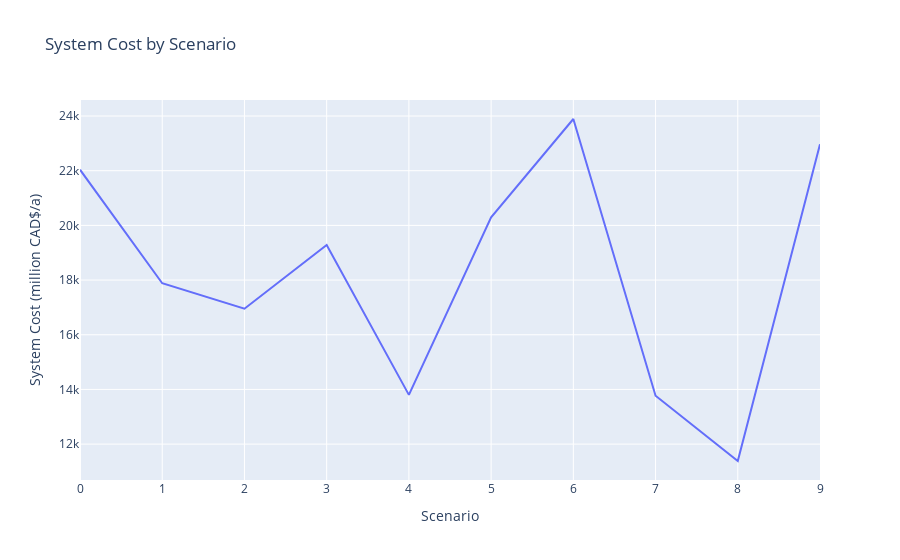

Notebook code cell kept with this figure:
### Markdown cell above
Here we are plotting the total system cost per optimiztion run. This gives us an idea of how the total cost fluctuates between runs.

### Code cell
fig = px.line(out.sum(), title="System Cost by Scenario").update_layout(yaxis_title="System Cost (million CAD$/a)",xaxis_title="Scenario",showlegend=False)
fig.show()

### Figure 1 — Plotly figure (JSON) as saved in the notebook; plotly's stock layout.template omitted (floating-point values rounded to 4 significant figures)
{"data": [{"hovertemplate": "variable=0<br>index=%{x}<br>value=%{y}<extra></extra>", "legendgroup": "0", "line": {"color": "#636efa", "dash": "solid"}, "marker": {"symbol": "circle"}, "mode": "lines", "name": "0", "orientation": "v", "showlegend": true, "type": "scatter", "x": [0, 1, 2, 3, 4, 5, 6, 7, 8, 9], "xaxis": "x", "y": [22040.0, 17880.0, 16950.0, 19280.0, 13800.0, 20290.0, 23890.0, 13770.0, 11380.0, 22960.0], "yaxis": "y"}], "layout": {"legend": {"title": {"text": "variable"}, "tracegroupgap": 0}, "showlegend": false, "title": {"text": "System Cost by Scenario"}, "xaxis": {"anchor": "y", "domain": [0, 1], "title": {"text": "Scenario"}}, "yaxis": {"anchor": "x", "domain": [0, 1], "title": {"text": "System Cost (million CAD$/a)"}}}}
